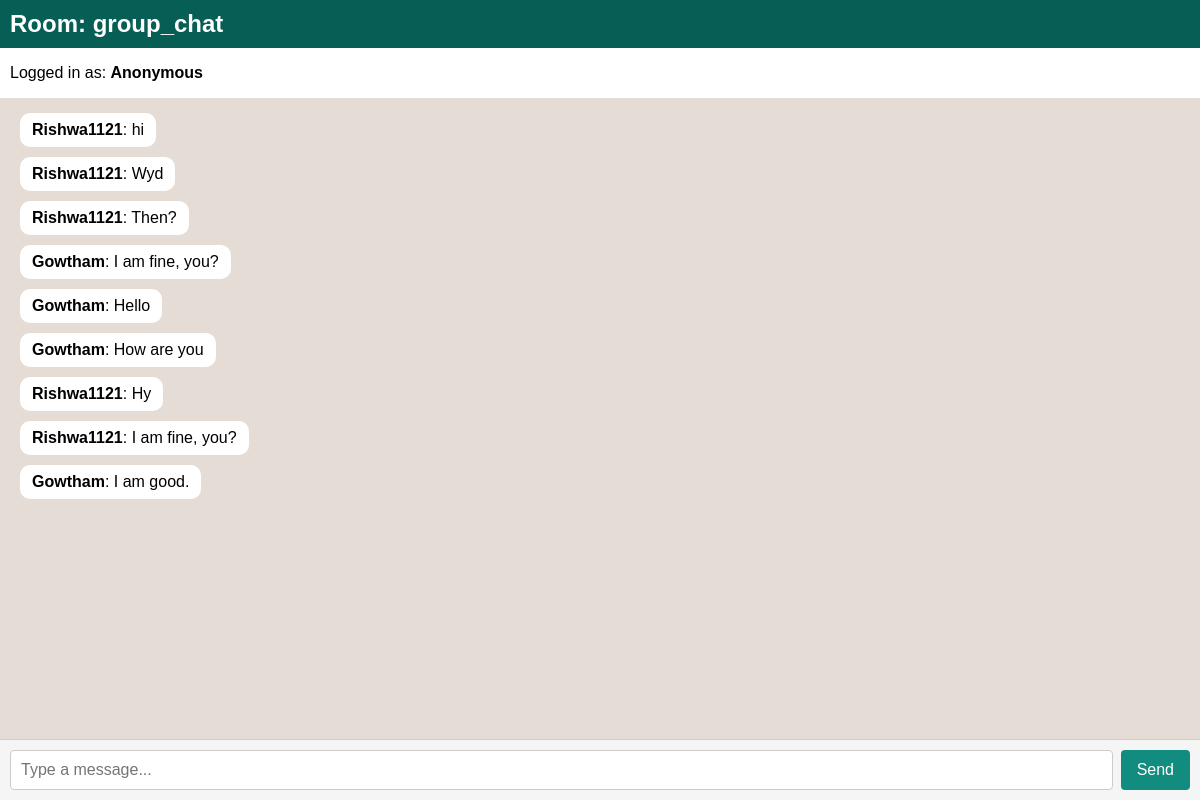
The app's page /chat/group_chat/, older data.
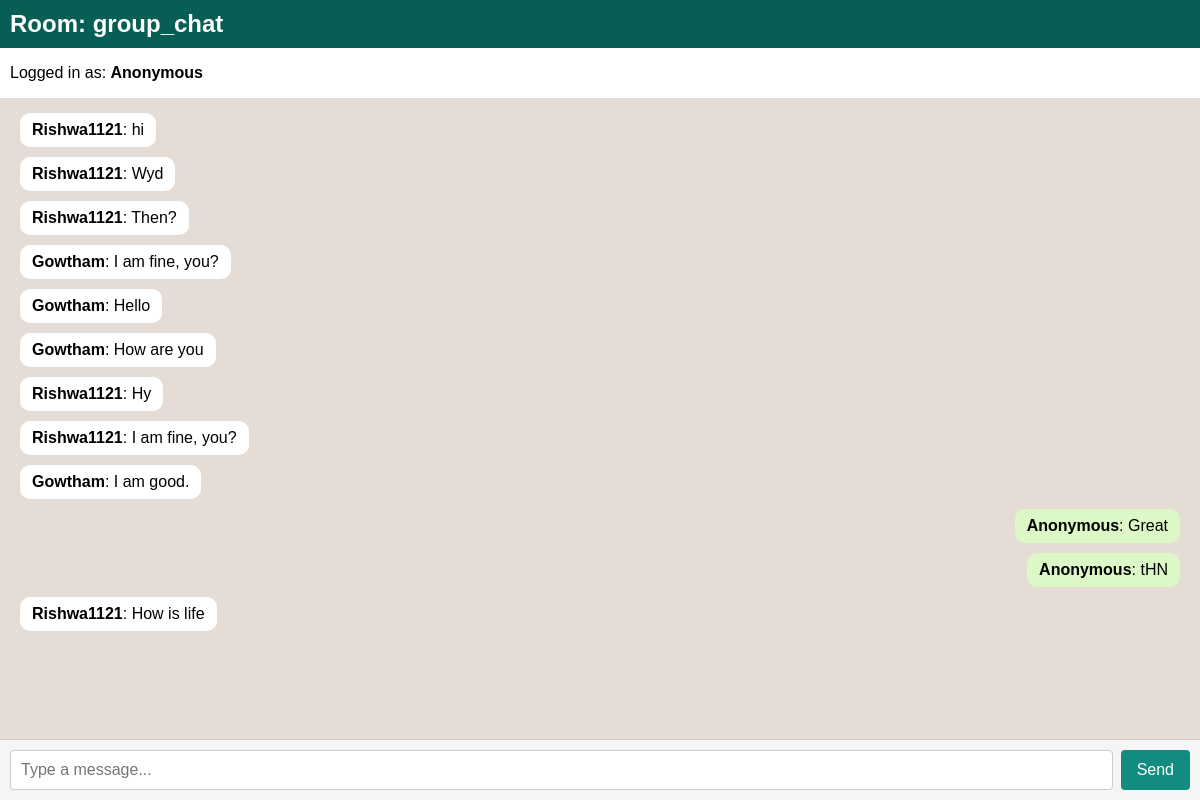
The same page, newer data.
### chat/models.py (models this page shows, shortened)
class Message(models.Model):
    room_name = models.CharField(max_length=255)
    username = models.CharField(max_length=255)
    content = models.TextField()
    timestamp = models.DateTimeField(auto_now_add=True)

### chat/views.py (the view)
# urls.py: path('<str:room_name>/', views.room, name='room'),
def room(request, room_name):
    username = request.user.username if request.user.is_authenticated else "Anonymous"
    messages = Message.objects.filter(room_name=room_name).order_by('timestamp')
    return render(request, "chat/room.html", {
        "room_name": room_name,
        "username": username,
        "messages": messages,
    })

### social/context_processors.py (called while the page is built)
def unread_notification_count(request):
    if request.user.is_authenticated:
        count = Notification.objects.filter(user=request.user, is_read=False).count()
    else:
        count = 0
    return {'unread_notification_count': count}

### chat/templates/chat/room.html (shortened to what this page needs)
<!DOCTYPE html>
<html>
<head>
</head>
<body>
    <h2>Room: {{ room_name }}</h2>
    <p style="padding-left: 10px;">Logged in as: <strong>{{ username }}</strong></p>
    <ul id="messages">
        {% for msg in messages %}
            <li class="message {% if msg.username == username %}me{% else %}other{% endif %}">
                <strong>{{ msg.username }}</strong>: {{ msg.content }}
            </li>
        {% endfor %}
    </ul>
    <div class="input-container">
        <input id="messageInput" type="text" placeholder="Type a message..." autocomplete="off">
        <button onclick="sendMessage()">Send</button>
    </div>
</body>
</html>

Row changes from the older to the newer data that the page shows:
added Message: username "Anonymous", content "Great"
added Message: username "Anonymous", content "tHN"
added Message: username "Rishwa1121", content "How is life"
